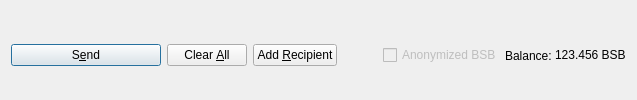
         <widget class="QFrame" name="frame_Send">
          <layout class="QHBoxLayout" name="horizontalLayout">
           <property name="bottomMargin">
            <number>0</number>
           </property>
           <item>
            <widget class="QPushButton" name="sendButton">
             <property name="minimumSize">
              <size>
               <width>150</width>
               <height>0</height>
              </size>
             </property>
             <property name="toolTip">
              <string>Confirm the send action</string>
             </property>
             <property name="text">
              <string>S&amp;end</string>
             </property>
             <property name="icon">
              <iconset resource="../bullshitbucks.qrc">
               <normaloff>:/icons/send</normaloff>:/icons/send</iconset>
             </property>
             <property name="autoDefault">
              <bool>false</bool>
             </property>
             <property name="default">
              <bool>true</bool>
             </property>
            </widget>
           </item>
           <item>
            <widget class="QPushButton" name="clearButton">
             <property name="sizePolicy">
              <sizepolicy hsizetype="Minimum" vsizetype="Fixed">
               <horstretch>0</horstretch>
               <verstretch>0</verstretch>
              </sizepolicy>
             </property>
             <property name="toolTip">
              <string>Clear all fields of the form.</string>
             </property>
             <property name="text">
              <string>Clear &amp;All</string>
             </property>
             <property name="icon">
              <iconset resource="../bullshitbucks.qrc">
               <normaloff>:/icons/remove</normaloff>:/icons/remove</iconset>
             </property>
             <property name="autoDefault">
              <bool>false</bool>
             </property>
            </widget>
           </item>
           <item>
            <widget class="QPushButton" name="addButton">
             <property name="toolTip">
              <string>Send to multiple recipients at once</string>
             </property>
             <property name="text">
              <string>Add &amp;Recipient</string>
             </property>
             <property name="icon">
              <iconset resource="../bullshitbucks.qrc">
               <normaloff>:/icons/add</normaloff>:/icons/add</iconset>
             </property>
             <property name="autoDefault">
              <bool>false</bool>
             </property>
            </widget>
           </item>
           <item>
            <spacer name="horizontalSpacer">
             <property name="orientation">
              <enum>Qt::Horizontal</enum>
             </property>
             <property name="sizeHint" stdset="0">
              <size>
               <width>40</width>
               <height>20</height>
              </size>
             </property>
            </spacer>
           </item>
           <item>
            <layout class="QHBoxLayout" name="horizontalLayout_2">
             <property name="spacing">
              <number>3</number>
             </property>
             <item>
              <widget class="QCheckBox" name="checkzBSB">
               <property name="enabled">
                <bool>false</bool>
               </property>
               <property name="text">
                <string>Anonymized BSB</string>
               </property>
              </widget>
             </item>
             <item>
              <widget class="QLabel" name="label">
               <property name="text">
                <string>Balance:</string>
               </property>
              </widget>
             </item>
             <item>
              <widget class="QLabel" name="labelBalance">
               <property name="sizePolicy">
                <sizepolicy hsizetype="Preferred" vsizetype="Fixed">
                 <horstretch>0</horstretch>
                 <verstretch>0</verstretch>
                </sizepolicy>
               </property>
               <property name="cursor">
                <cursorShape>IBeamCursor</cursorShape>
               </property>
               <property name="text">
                <string notr="true">123.456 BSB</string>
               </property>
               <property name="textInteractionFlags">
                <set>Qt::LinksAccessibleByMouse|Qt::TextSelectableByKeyboard|Qt::TextSelectableByMouse</set>
               </property>
              </widget>
             </item>
            </layout>
           </item>
          </layout>
         </widget>
